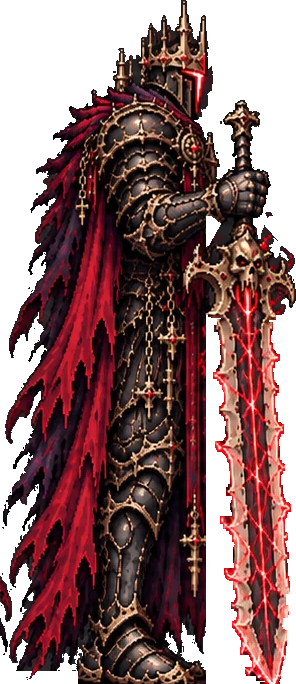
#> input picture tools/boss_rig/ref/right.png, 296 x 684 px, given in place of knight_idle.png, which was not available
$ python ui.py ../boss_rig/ref/right.png out.png
#> lines starting #> are read from the running program, lines starting #| are printed output that depends on the picture; pictures that were not available may be replaced by others from this repository, and a replacement may not be noted
"""The combat UI's pixel art (2026-10-06, the user: "UI美化，主角的血條，回血次數要用什麼貼圖，boss的血條都要美化").

    python3 tools/ui_art/ui.py [preview <out.png>]

Writes assets/sprites/ui/: the knight's medallion (his own helmet and blue plume, cut from the idle sprite),
the iron frames round his HP and posture bars, the blue flasks (heal charges: blue is the knight's colour and
his heal is a blue light), the Boss's frame (iron with the points of his crown at both ends, a crown over the
middle) and the two marks for the Boss's two bars. Drawn at the game's pixel size (the 960 x 540 screen),
dark-outlined like the characters; the bars' fills are drawn by the game (hud.gd) inside the frames, so the
sizes here must match hud.gd's layout (LAYOUT below is the one place they are written down)."""
import math
import os
import sys

from PIL import Image

ROOT = os.path.abspath(os.path.join(os.path.dirname(os.path.abspath(__file__)), '..', '..'))
OUT = os.path.join(ROOT, 'assets', 'sprites', 'ui')

OL = (14, 14, 17)
IRON = [(20, 21, 26), (33, 35, 42), (49, 52, 61), (70, 74, 85), (98, 103, 116), (134, 139, 150)]
GOLD = [(66, 52, 26), (104, 84, 40), (150, 122, 60), (196, 160, 74), (232, 204, 124)]
BLUE = [(14, 28, 66), (30, 62, 138), (60, 124, 222), (112, 182, 255), (186, 226, 255), (240, 250, 255)]
GLASS = [(22, 26, 34), (40, 46, 58), (66, 74, 90), (110, 120, 138)]
CORK = [(52, 36, 24), (86, 62, 40), (122, 92, 60)]
EMBER = [(70, 10, 8), (130, 24, 16), (196, 52, 30), (240, 110, 52), (255, 186, 110)]

# hud.gd draws the fills inside these (inner rects, frame-local): keep both in step
LAYOUT = {
    'hp': (180, 9),        # the knight's HP bar (inner size)
    'posture': (135, 5),
    'boss_hp': (540, 9),
    'boss_tough': (540, 4),
}
FRAME_PAD = 3              # iron round the player's bars
BOSS_PAD_X, BOSS_PAD_Y, BOSS_GAP = 5, 3, 3


class C:
    def __init__(self, w, h):
        self.w, self.h = w, h
        self.im = Image.new('RGBA', (w, h), (0, 0, 0, 0))
        self.px = self.im.load()

    def set(self, x, y, c):
        if 0 <= x < self.w and 0 <= y < self.h:
            self.px[x, y] = tuple(c[:3]) + (c[3] if len(c) > 3 else 255,)

    def get(self, x, y):
        return self.px[x, y] if 0 <= x < self.w and 0 <= y < self.h else (0, 0, 0, 0)

    def rect(self, x0, y0, x1, y1, c):
        for y in range(y0, y1):
            for x in range(x0, x1):
                self.set(x, y, c)

    def outline(self):
        add = []
        for y in range(self.h):
            for x in range(self.w):
                if self.px[x, y][3]:
                    continue
                if any(self.get(x + dx, y + dy)[3] == 255 for dx, dy in ((1, 0), (-1, 0), (0, 1), (0, -1))):
                    add.append((x, y))
        for x, y in add:
            self.set(x, y, OL)

    def save(self, name):
        os.makedirs(OUT, exist_ok=True)
        self.im.save(os.path.join(OUT, name))


def iron_frame(c, x0, y0, x1, y1, inner):
    """An iron band from (x0, y0) to (x1, y1) (exclusive) round the hole `inner` (x, y, w, h): lit top edge,
    dark bottom, a groove next to the hole; the hole stays clear (the game draws the bar there)."""
    ix, iy, iw, ih = inner
    for y in range(y0, y1):
        for x in range(x0, x1):
            if ix <= x < ix + iw and iy <= y < iy + ih:
                continue
            t = 2
            if y == y0:
                t = 4
            elif y == y0 + 1:
                t = 3
            elif y == y1 - 1:
                t = 1
            if x == x0 or x == x1 - 1:
                t = min(t, 2)
            # the groove round the hole
            if ix - 1 <= x <= ix + iw and iy - 1 <= y <= iy + ih:
                t = 0
            c.set(x, y, IRON[t])


def rivet(c, x, y, gold=False):
    r = GOLD if gold else IRON
    c.set(x, y, r[4 if gold else 5])
    c.set(x + 1, y, r[3 if gold else 4])
    c.set(x, y + 1, r[2 if gold else 3])
    c.set(x + 1, y + 1, r[1 if gold else 2])


def player_bar_frame(name, w, h):
    p = FRAME_PAD
    c = C(w + 2 * p + 2, h + 2 * p + 2)
    iron_frame(c, 1, 1, c.w - 1, c.h - 1, (1 + p, 1 + p, w, h))
    # gold studs at the ends
    rivet(c, 2, c.h // 2 - 1, gold=True)
    rivet(c, c.w - 4, c.h // 2 - 1, gold=True)
    c.outline()
    c.save(name)
    return c


def medallion():
    """A round iron medallion with a gold ring, the knight's own helmet and blue plume inside (cut from his
    idle sprite, facing the viewer: the helmet and plume only, cut off at the neck), on a deep blue field."""
    S = 36
    c = C(S, S)
#> in __init__, `self.im = Image.new('RGBA', (w, h), (0, 0, 0, 0))`: self.im: PIL image 36x36 RGBA; every value is 0
    cx = cy = (S - 1) / 2
    R = S / 2 - 1
    for y in range(S):
        for x in range(S):
            d = math.hypot(x - cx, y - cy)
            if d > R:
                continue
            if d > R - 2:
                lit = (cx - x) * 0.3 + (cy - y) * 0.7
                c.set(x, y, IRON[4 if lit > 4 else 3 if lit > -4 else 1])
            elif d > R - 3:
                c.set(x, y, GOLD[3] if (x - cx) + (y - cy) < 0 else GOLD[1])
            else:
                v = ((cx - x) * 0.4 + (cy - y) * 0.6) / R
                c.set(x, y, (24, 44, 96) if v > 0.2 else (16, 32, 74) if v > -0.3 else BLUE[0])
    # the knight's head: idle sheet, facing the viewer (row 0), first frame - the plume (rows 5-14) and the
    # helmet with its barred visor and horns (rows 15-26) of the 56 px cell, x 15-44 (the scarf starts at 27)
    sheet = Image.open(os.path.join(ROOT, 'assets', 'sprites', 'player', 'knight_idle.png')).convert('RGBA')
    head = sheet.crop((0, 0, 56, 56)).crop((15, 5, 45, 27))
    hb = head.getbbox()
    head = head.crop(hb)
    ox = int(round(cx - head.width / 2)) + 1
    oy = int(round(cy - head.height / 2)) + 2
    for y in range(head.height):
        for x in range(head.width):
            p = head.getpixel((x, y))
            if p[3] and math.hypot(ox + x - cx, oy + y - cy) <= R - 3:
                c.set(ox + x, oy + y, p)
    c.outline()
    c.save('medallion.png')
    return c


def flask(full):
    """A small round-bellied flask: cork, neck, glass; full: blue light inside with a bright core."""
    W, H = 11, 15
    c = C(W, H)
    cx = 5
    # cork and neck
    for x in range(cx - 1, cx + 2):
        c.set(x, 1, CORK[2 if x <= cx else 1])
        c.set(x, 2, CORK[1])
    for y in (3, 4):
        c.set(cx - 1, y, GLASS[2])
        c.set(cx, y, BLUE[2] if full and y == 4 else GLASS[1])
        c.set(cx + 1, y, GLASS[1])
    # belly
    by, r = 9.5, 4.6
    for y in range(5, 15):
        for x in range(0, W):
            d = math.hypot((x - cx) / r, (y - by) / (r * 0.95))
            if d > 1.0:
                continue
            if full:
                v = 1.0 - d
                level = 1 if y < 7 else 0
                t = 2 + v * 3.2 - level * 1.0 + (0.6 if x < cx else 0)
                col = BLUE[max(0, min(5, int(t)))]
            else:
                col = GLASS[0] if d < 0.8 else GLASS[1]
            c.set(x, y, col)
    # glass glint on the upper left
    c.set(cx - 2, 7, (230, 240, 255) if full else GLASS[3])
    c.set(cx - 3, 8, (200, 220, 245) if full else GLASS[2])
    c.outline()
    c.save('flask_full.png' if full else 'flask_empty.png')
    return c


def crown_points(c, x0, y_base, n, h, flip=False, gold=True):
    """Points of a crown standing on row y_base from x0 (n points, h tall)."""
    ramp = GOLD if gold else IRON
    for k in range(n):
        px = x0 + k * 4
        ph = h if k % 2 == 0 else h - 2
        for d in range(ph):
            y = y_base - d
            c.set(px, y, ramp[3 - (1 if flip else 0)])
            if d < ph - 1:
                c.set(px + 1, y, ramp[1])
        c.set(px, y_base - ph, ramp[4])


def boss_frame():
    """The Boss's frame: an iron band round both bars (HP over toughness) with a gold trim along its top and
    bottom edges and studs along it, the ends capped like his broken crown (a dark iron shield shape, three
    gold points rising from it, a dark red stone), a crown of seven points over the middle."""
    hw, hh = LAYOUT['boss_hp']
    tw, th = LAYOUT['boss_tough']
    px, py, gap = BOSS_PAD_X, BOSS_PAD_Y, BOSS_GAP
    ext = 18                                  # the caps past each end
    top = 12                                  # room above for the crown points
    W = hw + 2 * px + 2 * ext
    H = top + hh + th + gap + 2 * py + 3
    c = C(W, H)
    x0, x1 = ext, ext + hw + 2 * px
    y0, y1 = top, top + hh + th + gap + 2 * py
    hp_hole = (x0 + px, y0 + py, hw, hh)
    t_hole = (x0 + px, y0 + py + hh + gap, tw, th)
    holes = (hp_hole, t_hole)
    for y in range(y0, y1):
        for x in range(x0, x1):
            if any(hx <= x < hx + w and hy <= y < hy + h for hx, hy, w, h in holes):
                continue
            t = 2
            if y == y0 + 1:
                t = 3
            elif y == y1 - 2:
                t = 1
            if any(hx - 1 <= x <= hx + w and hy - 1 <= y <= hy + h for hx, hy, w, h in holes):
                t = 0
            c.set(x, y, IRON[t])
    # gold trim along the top and bottom edges, a little pattern of light and dark
    for x in range(x0 + 1, x1 - 1):
        c.set(x, y0, GOLD[3] if (x // 5) % 2 else GOLD[2])
        c.set(x, y1 - 1, GOLD[1] if (x // 5) % 2 else GOLD[0])
    # studs along the band between the bars, every 60 px
    for x in range(x0 + 30, x1 - 20, 60):
        c.set(x, y0 + py + hh + 1, GOLD[3])
        c.set(x + 1, y0 + py + hh + 1, GOLD[1])
    mid = (y0 + y1) // 2
    for side in (-1, 1):
        edge = x0 if side < 0 else x1 - 1
        for d in range(1, ext):
            x = edge + side * d
            half = int(round((y1 - y0) / 2 + 2 - d * 0.6))
            if half < 1:
                break
            for y in range(mid - half, mid + half + 1):
                t = 4 if y == mid - half else 3 if y < mid - half + 3 else 1 if y > mid + half - 2 else 2
                c.set(x, y, IRON[t])
            c.set(x, mid - half - 1, GOLD[2])
        for k, (dx, ph) in enumerate(((2, 8), (6, 12), (10, 7))):
            px_ = edge + side * dx
            base = mid - int(round((y1 - y0) / 2 + 2 - dx * 0.6)) - 1
            for d in range(ph):
                c.set(px_, base - d, GOLD[3] if d < ph - 1 else GOLD[4])
                if d < ph - 3:
                    c.set(px_ + side, base - d, GOLD[1])
        gx = edge + side * 6
        for (dx, dy, col) in ((0, 0, EMBER[4]), (side, 0, EMBER[3]), (0, 1, EMBER[2]), (side, 1, EMBER[1]),
                              (0, -1, EMBER[2]), (-side, 0, EMBER[2]), (0, 2, EMBER[0])):
            c.set(gx + dx, mid + dy, col)
    # the crown over the middle: a band and seven points (the middle one tallest), a red stone
    mx = W // 2
    for x in range(mx - 13, mx + 14):
        c.set(x, y0 - 1, GOLD[2])
        c.set(x, y0 - 2, GOLD[3] if x < mx else GOLD[2])
    for k, dx in enumerate(range(-12, 13, 4)):
        ph = (4, 6, 5, 9, 5, 6, 4)[k]
        for d in range(ph):
            c.set(mx + dx, y0 - 3 - d, GOLD[3] if d < ph - 1 else GOLD[4])
            if d < ph - 2:
                c.set(mx + dx + 1, y0 - 3 - d, GOLD[1])
    for (dx, dy, col) in ((0, -2, EMBER[3]), (1, -2, EMBER[1]), (0, -3, EMBER[2])):
        c.set(mx + dx, y0 + dy, col)
    c.outline()
    c.save('boss_frame.png')
    return c, (x0 + px, y0 + py)


def boss_pip(full):
    """One of the Boss's two bars: a little ember in a crown-shaped setting (full) or a dark empty setting."""
    c = C(9, 9)
    for y in range(9):
        for x in range(9):
            d = abs(x - 4) + abs(y - 4)
            if d > 4:
                continue
            if d >= 3:
                c.set(x, y, GOLD[3] if (x < 4 or y < 4) else GOLD[1])
            else:
                if full:
                    c.set(x, y, EMBER[4] if d == 0 else EMBER[3] if d == 1 else EMBER[2])
                else:
                    c.set(x, y, IRON[0] if d < 2 else IRON[1])
    c.outline()
    c.save('boss_pip_full.png' if full else 'boss_pip_empty.png')
    return c


def export():
    out = {}
    out['medallion'] = medallion()
#> in medallion, sheet is the input picture: PIL image 296x684 RGBA; mean R, G, B, A 70.4, 38.2, 39.2, 174.9
#> in medallion, `hb = head.getbbox()`: hb = None
#> the loop in outline, `for x, y in add:` made 100 passes
#> (x, y) on passes 1 to 12: (14, 0), (15, 0), (16, 0), (17, 0), (18, 0), (19, 0), (20, 0), (21, 0), (11, 1), (12, 1), (13, 1), (22, 1)
#> in save, `self.im.save(os.path.join(OUT, name))`:
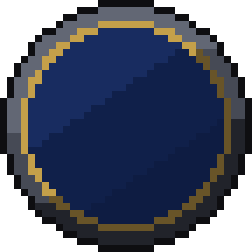
#> saved as medallion.png: PIL image 36x36 RGBA (shown 7 times larger); mean R, G, B, A 31.2, 37.5, 55.3, 199.1; transparent parts drawn white
    out['hp'] = player_bar_frame('hp_frame.png', *LAYOUT['hp'])
#> in __init__ (call 2), `self.im = Image.new('RGBA', (w, h), (0, 0, 0, 0))`: self.im: PIL image 188x17 RGBA; every value is 0
#> call 2 of save, with name = 'hp_frame.png'
#> in save (call 2), `self.im.save(os.path.join(OUT, name))`:
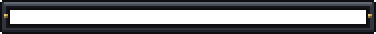
#> saved as hp_frame.png: PIL image 188x17 RGBA (shown 2 times larger); mean R, G, B, A 21.3, 22.2, 25.8, 155.3; transparent parts drawn white
    out['posture'] = player_bar_frame('posture_frame.png', *LAYOUT['posture'])
    out['flask_full'] = flask(True)
    out['flask_empty'] = flask(False)
    out['boss'], hole = boss_frame()
#> in __init__ (call 6), `self.im = Image.new('RGBA', (w, h), (0, 0, 0, 0))`: self.im: PIL image 586x37 RGBA; every value is 0
#> in save (call 6), `self.im.save(os.path.join(OUT, name))`:
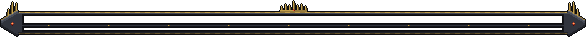
#> saved as boss_frame.png: PIL image 586x37 RGBA; mean R, G, B, A 18.2, 17, 15.4, 110.2; transparent parts drawn white
#> hole = (23, 15)
    out['pip_full'] = boss_pip(True)
    out['pip_empty'] = boss_pip(False)
    print('boss frame', out['boss'].w, out['boss'].h, 'hp hole at', hole)
#| boss frame 586 37 hp hole at (23, 15)
    return out


if __name__ == '__main__':
    parts = export()
#> parts = 8 items
    if len(sys.argv) > 2 and sys.argv[1] == 'preview':
        bg = Image.new('RGBA', (700, 120), (40, 44, 40, 255))
        x = 8
        for k in ('medallion', 'hp', 'posture', 'flask_full', 'flask_empty', 'pip_full', 'pip_empty'):
            bg.alpha_composite(parts[k].im, (x, 8))
            x += parts[k].w + 8
        bg.alpha_composite(parts['boss'].im, (8, 60))
        bg.resize((bg.width * 3, bg.height * 3), Image.NEAREST).save(sys.argv[2])
